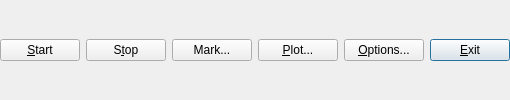
    <widget class="QWidget" name="panelBottom" native="true">
     <property name="sizePolicy">
      <sizepolicy hsizetype="Preferred" vsizetype="Fixed">
       <horstretch>0</horstretch>
       <verstretch>0</verstretch>
      </sizepolicy>
     </property>
     <property name="text" stdset="0">
      <string/>
     </property>
     <layout class="QHBoxLayout" name="horizontalLayout_2">
      <property name="leftMargin">
       <number>0</number>
      </property>
      <property name="topMargin">
       <number>0</number>
      </property>
      <property name="rightMargin">
       <number>0</number>
      </property>
      <property name="bottomMargin">
       <number>0</number>
      </property>
      <item>
       <widget class="QPushButton" name="btnStart">
        <property name="toolTip">
         <string>Start reading of input streams</string>
        </property>
        <property name="text">
         <string>&amp;Start</string>
        </property>
        <property name="icon">
         <iconset resource="../icon/resources.qrc">
          <normaloff>:/buttons/start</normaloff>:/buttons/start</iconset>
        </property>
       </widget>
      </item>
      <item>
       <widget class="QPushButton" name="btnStop">
        <property name="toolTip">
         <string>Stop</string>
        </property>
        <property name="text">
         <string>S&amp;top</string>
        </property>
        <property name="icon">
         <iconset resource="../icon/resources.qrc">
          <normaloff>:/buttons/stop2</normaloff>:/buttons/stop2</iconset>
        </property>
       </widget>
      </item>
      <item>
       <widget class="QPushButton" name="btnMark">
        <property name="text">
         <string>Mark...</string>
        </property>
        <property name="icon">
         <iconset>
          <normaloff>:/buttons/point</normaloff>:/buttons/point</iconset>
        </property>
       </widget>
      </item>
      <item>
       <widget class="QPushButton" name="btnPlot">
        <property name="toolTip">
         <string>Open RTK plot to view solution</string>
        </property>
        <property name="text">
         <string>&amp;Plot...</string>
        </property>
        <property name="icon">
         <iconset resource="../icon/resources.qrc">
          <normaloff>:/buttons/chart</normaloff>:/buttons/chart</iconset>
        </property>
       </widget>
      </item>
      <item>
       <widget class="QPushButton" name="btnOptions">
        <property name="toolTip">
         <string>Show options dialog</string>
        </property>
        <property name="text">
         <string>&amp;Options...</string>
        </property>
        <property name="icon">
         <iconset resource="../icon/resources.qrc">
          <normaloff>:/buttons/tool</normaloff>:/buttons/tool</iconset>
        </property>
       </widget>
      </item>
      <item>
       <widget class="QPushButton" name="btnExit">
        <property name="text">
         <string>&amp;Exit</string>
        </property>
        <property name="autoDefault">
         <bool>true</bool>
        </property>
        <property name="default">
         <bool>true</bool>
        </property>
       </widget>
      </item>
     </layout>
    </widget>
